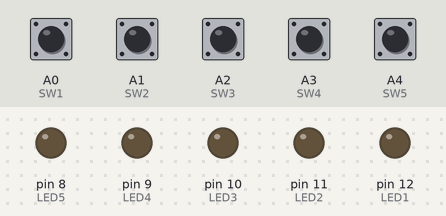
A sketch run on a simulated Arduino Uno, built with avr-gcc and run on an emulated ATmega328P. Shown: output pins drawn as LEDs (lit = HIGH). Dashed ring = blinking. The inputs (shaded band) are chosen by the test bench; at power-on: A0 (SW1), A1 (SW2), A2 (SW3), A3 (SW4), A4 (SW5) LOW.

Above: at 1.2 s.
1.3 s: A1 (SW2) pulled HIGH for 0.15 s
At 1.42 s:
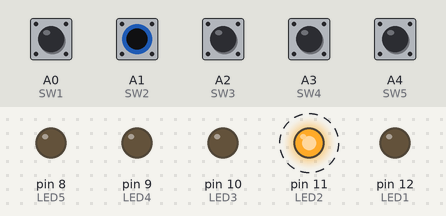
3.5 s: A2 (SW3) pulled HIGH for 0.15 s
At 3.62 s:
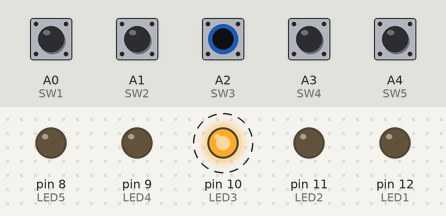
6.5 s: A3 (SW4) pulled HIGH for 0.15 s
At 6.62 s:
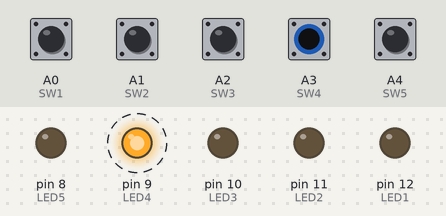
9.6 s: A4 (SW5) pulled HIGH for 0.15 s
At 9.72 s:
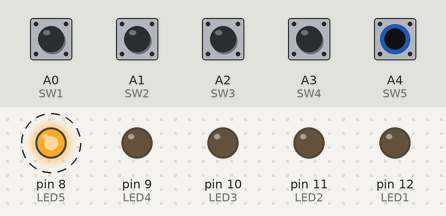
12.6 s: A0 (SW1) pulled HIGH for 1 s
At 12.97 s:
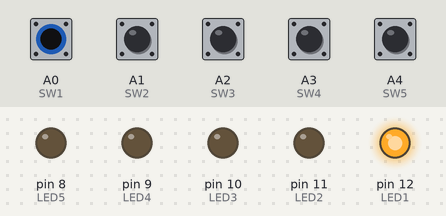
15.1 s: A3 (SW4) pulled HIGH for 1 s
At 17.8 s:
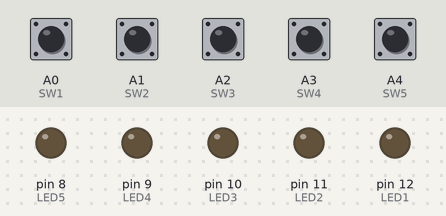
Timing chart, 0 to 19.1 s (numbered marks = the images above; inputs shaded):
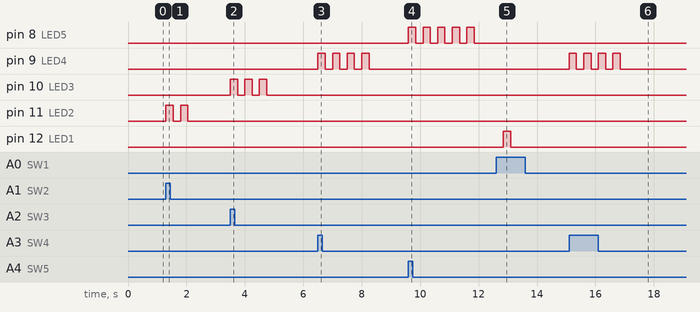

The sketch:

mobile.ino
```cpp
/* Light flashing programme for child's toy project, cobbled together by Phil Saunders
 *Flash sequence built from the following
 *
 *Knight Rider 1
 * --------------
 *
 * Basically an extension of Blink_LED.
 *
 *
 * (cleft) 2005 K3, Malmo University
 * @author: David Cuartielles
 * @hardware: David Cuartielles, Aaron Hallborg
 */

// set 5 x LED pins (12-8), timer as an easy to change variable for flashing and 5 x Switch Pins (A0-A4)

const int LED1 = 12;
const int LED2 = 11;
const int LED3 = 10;
const int LED4 = 9;
const int LED5 = 8;
const int timer = 250;
const int longtimer = 1000;
const int SW1 = A0;
const int SW2 = A1;
const int SW3 = A2;
const int SW4 = A3;
const int SW5 = A4;

// set states for each of the switches to be read later

int SW1state = 0; // variable for state of switch 1
int SW2state = 0; // variable for state of switch 2
int SW3state = 0; // variable for state of switch 3
int SW4state = 0; // variable for state of switch 4
int SW5state = 0; // variable for state of switch 5

//set up last states for switches

int SW1last = 0; // last state of switch 1
int SW2last = 0; // last state of switch 2
int SW3last = 0; // last state of switch 3
int SW4last = 0; // last state of switch 4
int SW5last = 0; // last state of switch 5

// set pinmodes for the LEDs (outputs) and Switches (inputs)

void setup(){
  pinMode(LED1, OUTPUT);
  pinMode(LED2, OUTPUT);
  pinMode(LED3, OUTPUT);
  pinMode(LED4, OUTPUT);
  pinMode(LED5, OUTPUT);
  pinMode(SW1, INPUT);
  pinMode(SW2, INPUT);
  pinMode(SW3, INPUT);
  pinMode(SW4, INPUT);
  pinMode(SW5, INPUT);
}

void loop() {

  SW1state = digitalRead(SW1); // read the state of switch 1
  SW2state = digitalRead(SW2); // read the state of switch 2
  SW3state = digitalRead(SW3); // read the state of switch 3
  SW4state = digitalRead(SW4); // read the state of switch 4
  SW5state = digitalRead(SW5); // read the state of switch 5


  // check to see if switch 1 is on. If so, commence flashing

  if (SW1state == HIGH) { // if switch 1 on, flash LED 1

   digitalWrite(LED1, HIGH);
   delay(timer);
   digitalWrite(LED1, LOW);
   delay(longtimer);

  // read all the switch states

  SW1state = digitalRead(SW1); // read the state of switch 1
  SW2state = digitalRead(SW2); // read the state of switch 2
  SW3state = digitalRead(SW3); // read the state of switch 3
  SW4state = digitalRead(SW4); // read the state of switch 4
  SW5state = digitalRead(SW5); // read the state of switch 5


  }
  // check last button states
  if (SW1state != SW1last) {
  goto all5;
  }
   // check last button states
  if (SW2state != SW2last) {
  goto all5;
  }
   // check last button states
  if (SW3state != SW3last) {
  goto all5;
  }
   // check last button states
  if (SW4state != SW4last) {
  goto all5;
  }
   // check last button states
  if (SW5state != SW5last) {
  goto all5;
  }
// check to see if switch 2 is on. If so, commence flashing

 if (SW2state == HIGH) { // if switch 2 only on just flash LED 2 twice

   digitalWrite(LED2, HIGH);
   delay(timer);
   digitalWrite(LED2, LOW);
   delay(timer);
   digitalWrite(LED2, HIGH);
   delay(timer);
   digitalWrite(LED2, LOW);
   delay(longtimer);

  }

    // read all the switch states

  SW1state = digitalRead(SW1); // read the state of switch 1
  SW2state = digitalRead(SW2); // read the state of switch 2
  SW3state = digitalRead(SW3); // read the state of switch 3
  SW4state = digitalRead(SW4); // read the state of switch 4
  SW5state = digitalRead(SW5); // read the state of switch 5


    // check last button states
  if (SW1state != SW1last) {
  goto all5;
  }
   // check last button states
  if (SW2state != SW2last) {
  goto all5;
  }
   // check last button states
  if (SW3state != SW3last) {
  goto all5;
  }
   // check last button states
  if (SW4state != SW4last) {
  goto all5;
  }
   // check last button states
  if (SW5state != SW5last) {
  goto all5;
  }

  // check to see if switch 3 is on. If so, commence flashing

if (SW3state == HIGH) { // if switch 3 only on just flash LED 3 thrice

   digitalWrite(LED3, HIGH);
   delay(timer);
   digitalWrite(LED3, LOW);
   delay(timer);
   digitalWrite(LED3, HIGH);
   delay(timer);
   digitalWrite(LED3, LOW);
   delay(timer);
   digitalWrite(LED3, HIGH);
   delay(timer);
   digitalWrite(LED3, LOW);
   delay(longtimer);

  }

   // read all the switch states

  SW1state = digitalRead(SW1); // read the state of switch 1
  SW2state = digitalRead(SW2); // read the state of switch 2
  SW3state = digitalRead(SW3); // read the state of switch 3
  SW4state = digitalRead(SW4); // read the state of switch 4
  SW5state = digitalRead(SW5); // read the state of switch 5

   // check last button states
  if (SW1state != SW1last) {
  goto all5;
  }
   // check last button states
  if (SW2state != SW2last) {
  goto all5;
  }
   // check last button states
  if (SW3state != SW3last) {
  goto all5;
  }
   // check last button states
  if (SW4state != SW4last) {
  goto all5;
  }
   // check last button states
  if (SW5state != SW5last) {
  goto all5;
  }

  // check to see if switch 4 is on. If so, commence flashing

 if (SW4state == HIGH) { // if switch 4 only on just flash LED 4 fourice

   digitalWrite(LED4, HIGH);
   delay(timer);
   digitalWrite(LED4, LOW);
   delay(timer);
   digitalWrite(LED4, HIGH);
   delay(timer);
   digitalWrite(LED4, LOW);
   delay(timer);
   digitalWrite(LED4, HIGH);
   delay(timer);
   digitalWrite(LED4, LOW);
   delay(timer);
   digitalWrite(LED4, HIGH);
   delay(timer);
   digitalWrite(LED4, LOW);
   delay(longtimer);

  }
  // read all the switch states

  SW1state = digitalRead(SW1); // read the state of switch 1
  SW2state = digitalRead(SW2); // read the state of switch 2
  SW3state = digitalRead(SW3); // read the state of switch 3
  SW4state = digitalRead(SW4); // read the state of switch 4
  SW5state = digitalRead(SW5); // read the state of switch 5

   // check last button states
  if (SW1state != SW1last) {
  goto all5;
  }
   // check last button states
  if (SW2state != SW2last) {
  goto all5;
  }
   // check last button states
  if (SW3state != SW3last) {
  goto all5;
  }
   // check last button states
  if (SW4state != SW4last) {
  goto all5;
  }
   // check last button states
  if (SW5state != SW5last) {
  goto all5;
  }

  // check to see if switch 5 is on. If so, commence flashing

  if (SW5state == HIGH) { // if switch 5 only on just flash LED 5 fivice

   digitalWrite(LED5, HIGH);
   delay(timer);
   digitalWrite(LED5, LOW);
   delay(timer);
   digitalWrite(LED5, HIGH);
   delay(timer);
   digitalWrite(LED5, LOW);
   delay(timer);
   digitalWrite(LED5, HIGH);
   delay(timer);
   digitalWrite(LED5, LOW);
   delay(timer);
   digitalWrite(LED5, HIGH);
   delay(timer);
   digitalWrite(LED5, LOW);
   delay(timer);
   digitalWrite(LED5, HIGH);
   delay(timer);
   digitalWrite(LED5, LOW);
   delay(longtimer);

  }
  all5:

  SW1last = SW1state;
  SW2last = SW2state;
  SW3last = SW3state;
  SW4last = SW4state;
  SW5last = SW5state;

   // check to see if all switches are on. If so, commence awesome flashing

  while (SW1state == HIGH && SW2state == HIGH && SW3state == HIGH && SW4state == HIGH && SW5state == HIGH )

  // if all switches on flash all 5 until a switch
 {

   digitalWrite(LED1, HIGH);
   delay(timer);
   digitalWrite(LED1, LOW);
   delay(timer);

   digitalWrite(LED2, HIGH);
   delay(timer);
   digitalWrite(LED2, LOW);
   delay(timer);

   digitalWrite(LED3, HIGH);
   delay(timer);
   digitalWrite(LED3, LOW);
   delay(timer);

   digitalWrite(LED4, HIGH);
   delay(timer);
   digitalWrite(LED4, LOW);
   delay(timer);

   digitalWrite(LED5, HIGH);
   delay(timer);
   digitalWrite(LED5, LOW);
   delay(timer);

  SW1state = digitalRead(SW1); // read the state of switch 1
  SW2state = digitalRead(SW2); // read the state of switch 2
  SW3state = digitalRead(SW3); // read the state of switch 3
  SW4state = digitalRead(SW4); // read the state of switch 4
  SW5state = digitalRead(SW5); // read the state of switch 5
}


}
```

Measured:
- after the input at 1.3 s, pin 11 (LED2): alternates HIGH for 0.25 s and LOW for 0.25 s, 4 changes in all, then stays LOW, starting at once
- after the input at 3.5 s, pin 10 (LED3): alternates HIGH for 0.25 s and LOW for 0.25 s, 6 changes in all, then stays LOW, starting at once
- after the input at 6.5 s, pin 9 (LED4): alternates HIGH for 0.25 s and LOW for 0.25 s, 8 changes in all, then stays LOW, starting at once
- after the input at 9.6 s, pin 8 (LED5): alternates HIGH for 0.25 s and LOW for 0.25 s, 10 changes in all, then stays LOW, starting at once
- after the input at 12.6 s, pin 12 (LED1): LOW → HIGH after 0.25 s, → LOW 0.25 s later
- after the input at 15.1 s, pin 9 (LED4): alternates HIGH for 0.25 s and LOW for 0.25 s, 8 changes in all, then stays LOW, starting at once
